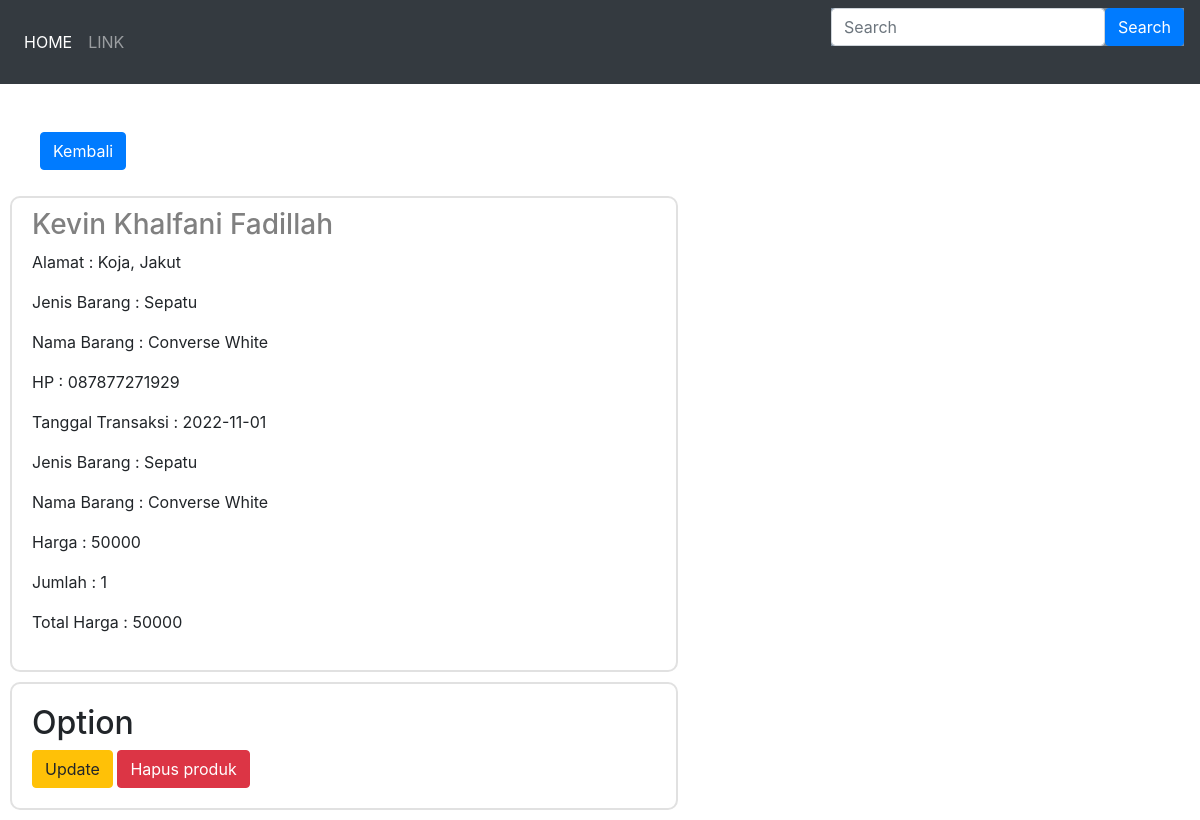
Screenshot of /detail.php?id=3 with the database file from the repository.
### tables this page shows
CREATE TABLE `khalfani` (
  `id_pembeli` int(10) NOT NULL,
  `nama` varchar(30) NOT NULL,
  `alamat` varchar(50) NOT NULL,
  `HP` varchar(20) NOT NULL,
  `Tgl_Transaksi` date NOT NULL,
  `Jenis_Barang` varchar(25) NOT NULL,
  `Nama_Barang` varchar(50) NOT NULL,
  `Jumlah` int(20) NOT NULL,
  `Harga` int(25) NOT NULL
);

### detail.php (the view, shortened to what this page needs)
<?php
require "Config/database.php";
	if($_GET['id'] != null){
		$id = $_GET['id'];
		$script = "SELECT id_pembeli, nama, alamat, HP, Tgl_Transaksi, Jenis_Barang, Nama_Barang, Jumlah,
		Harga, (Jumlah*Harga) AS total FROM khalfani WHERE id_pembeli=$id ";
		$query = mysqli_query($conn, $script);
		$data = mysqli_fetch_array($query);
	}else{
		header("location: read.php");
	}
?>
<!DOCTYPE html>
<html>
<head>
	<link rel="stylesheet" href="https://cdn.jsdelivr.net/npm/bootstrap@4.4.1/dist/css/bootstrap.min.css">
	<link rel="stylesheet" href="Asset/Css/style.css">
</head>
<body>
	<nav class="navbar navbar-expand-lg navbar-dark bg-dark">
		<div class="collapse navbar-collapse" id="navbarTogglerDemo01">
			<ul class="navbar-nav mr-auto mt-2 mt-lg-0">
				<li class="nav-item active">
					<a class="nav-link" href="index.php">HOME <span class="sr-only">(current)</span></a>
				</li>
				<li class="nav-item">
					<a class="nav-link" href="read.php">LINK</a>
				</li>
			</ul>
			<header>
				<form method="get" class="form-inline my-2 my-lg-0">
					<div class="input-group">
						<div class="form-outline">
							<input type="search" name="search" id="form1" placeholder="Search" class="form-control" />
						</div>
						<input type="submit" class="btn btn-primary" value="Search">
					</div>
				</form>
			</header>
		</div>
	</nav>
	<br>
	<br>
	<ul>
		<a href="read.php" type="submit" class="btn btn-primary">Kembali</a>
	</ul>
		<div class="wrapper">
			<div class="row">
				<div class="col-7">
					<div class="box-detail-produk">
						<h3><?= $data['nama'] ?></h3>
						<p> Alamat : <?= $data['alamat'] ?></p>
						<p> Jenis Barang : <?= $data['Jenis_Barang'] ?></p>
						<p> Nama Barang : <?= $data['Nama_Barang'] ?></p>
						<p> HP : <?= $data['HP'] ?></p>
						<p> Tanggal Transaksi : <?= $data['Tgl_Transaksi'] ?></p>
						<p> Jenis Barang : <?= $data['Jenis_Barang'] ?></p>
						<p> Nama Barang : <?= $data['Nama_Barang'] ?></p>
						<p> Harga : <?= $data['Harga'] ?></p>
						<p> Jumlah : <?= $data['Jumlah'] ?></p>
						<p> Total Harga : <?= $data['total'] ?></p>
					</div>
					<div class="box-detail-produk">
					<h2>Option</h2>
					<form method="post">
						<a href="edit.php?id=<?= $data['id_pembeli'] ?>" class="btn btn-warning">Update</a>
						<input type="submit" name="hapus" value="Hapus produk" class="btn btn-danger">
					</form>
				</div>
			</div>
		</div>
	</div>
</body>
</html>

### Asset/Css/style.css (style rules this page uses)
.wrapper { width: 1200px; padding:0 auto; margin: 0 auto; }
header { background-color: #778899; margin-bottom: 30px; }
body { background-color: #FFFFFF; }
header form { margin-top: 10px; }
.box-detail-produk { border: 2px solid #e1e1e1; margin:10px; padding:20px; border-radius: 10px; }
.box-detail-produk h3 { color: grey; margin-top:-10px; }

### rows the page displays
khalfani: nama "Kevin Khalfani Fadillah", alamat "Koja, Jakut", Jenis_Barang "Sepatu", Nama_Barang "Converse White", HP "087877271929", Tgl_Transaksi "2022-11-01", Harga "50000", Jumlah "1"

### other values shown
$data['total'] "50000"
